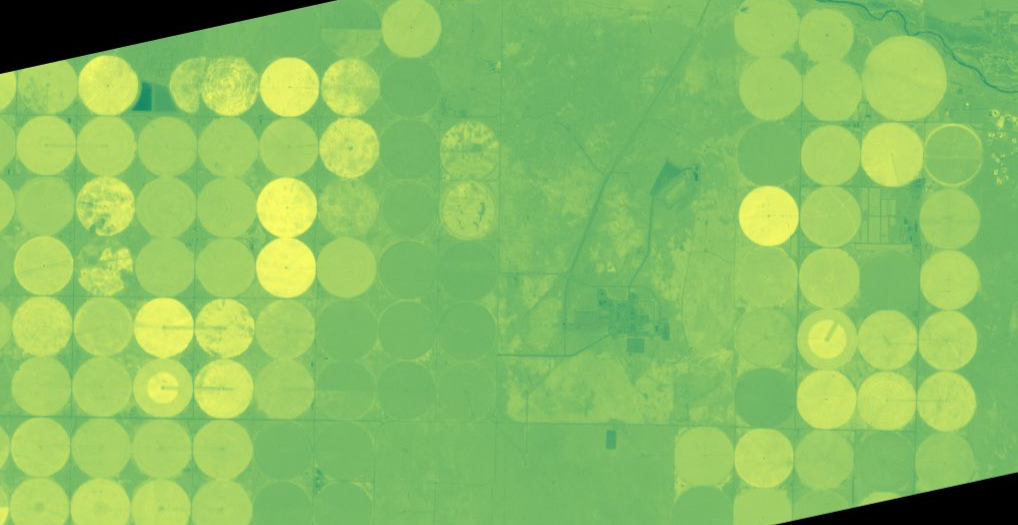
#> input picture pic1.jpg, 1018 x 525 px
$ python detect_color.py --image pic1.jpg   (older library calls are emulated)
#> lines starting #> are read from the running program, lines starting #| are printed output that depends on the picture; after the words box and inside, x2 and y2 are one past the last pixel; in counts of white or black regions, pixels touching at a corner belong together
# import the necessary packages
import numpy as np
import argparse
import cv2


#Run this line: python ocv.py --image lowres.png

# construct the argument parse and parse the arguments
ap = argparse.ArgumentParser()
ap.add_argument("-i", "--image", help = "path to the image")
args = vars(ap.parse_args())

# load the image
image = cv2.resize(cv2.imread(args["image"]), (800,400))
im_gray = cv2.cvtColor(image, cv2.COLOR_RGB2GRAY);
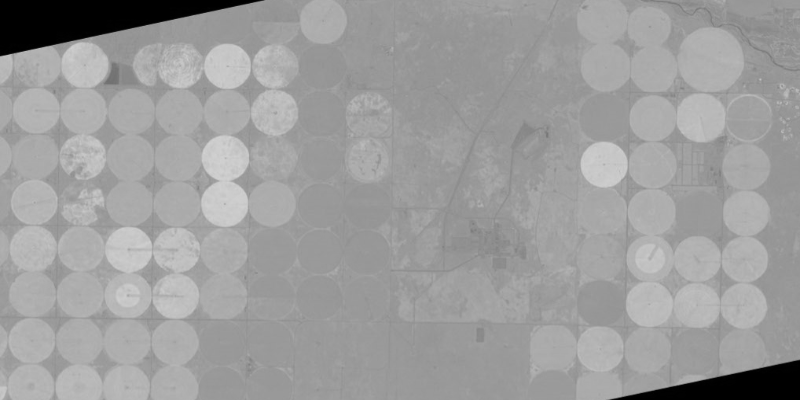
#> im_gray: shape (400, 800); min 0, max 210, mean 157

# define the list of boundaries
boundaries = [([175], [255])]

# loop over the boundaries
for (lower, upper) in boundaries:
	# create NumPy arrays from the boundaries
	lower = np.array(lower, dtype = "uint8")
	upper = np.array(upper, dtype = "uint8")

	# find the colors within the specified boundaries and apply the mask
	mask = cv2.inRange(im_gray, lower, upper)
	im_mask = cv2.bitwise_and(im_gray, im_gray, mask = mask)

	thresh = 0;

	im_fill = cv2.threshold(im_mask, thresh, 255, cv2.THRESH_BINARY)[1];

	_,contour,hier = cv2.findContours(im_fill,cv2.RETR_CCOMP,cv2.CHAIN_APPROX_SIMPLE)

	for cnt in contour:
	    cv2.drawContours(im_fill,[cnt],0,255,-1)

	# show the images
	cv2.imshow("initial", image)
	cv2.imshow("images", np.vstack([im_gray, im_fill]))
	cv2.imwrite('contrasted.png', im_fill)
	cv2.waitKey(0)
#> this loop made 1 pass
#> pass 1, `mask = cv2.inRange(im_gray, lower, upper)`:
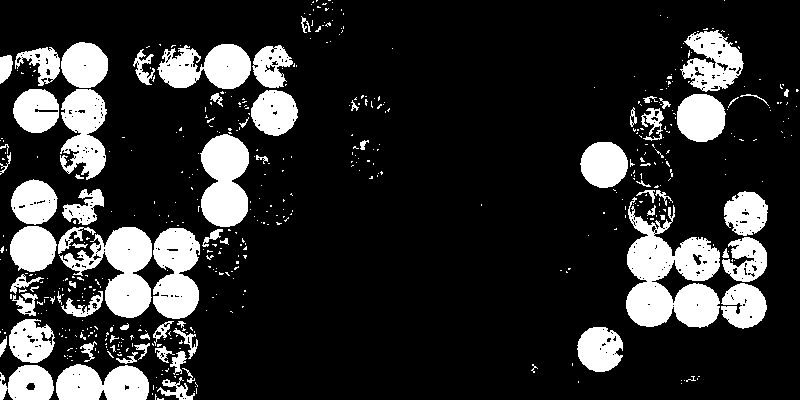
#> mask: shape (400, 800); 18.1% white; 515 white regions (440 under 20 px), largest, box (x1, y1, x2, y2) and area: (626, 197, 720, 328) 6932, (59, 227, 152, 318) 3993, (200, 134, 249, 227) 3471
#> pass 1, `im_mask = cv2.bitwise_and(im_gray, im_gray, mask = mask)`:
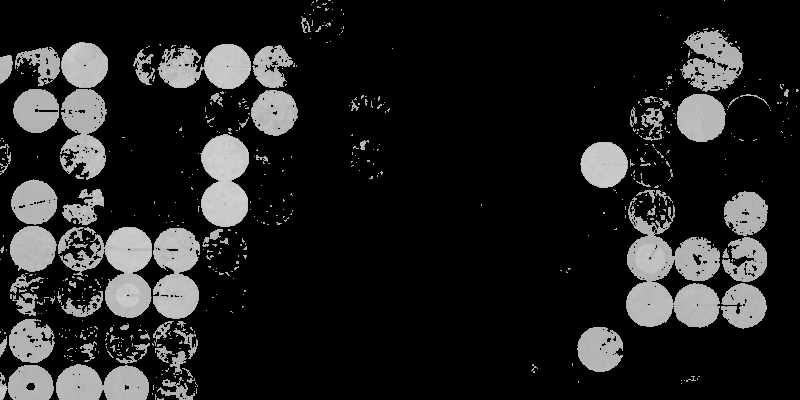
#> im_mask: shape (400, 800); min 0, max 210, mean 33.4
#> pass 1, `cv2.imshow("images", np.vstack([im_gray, im_fill]))`:
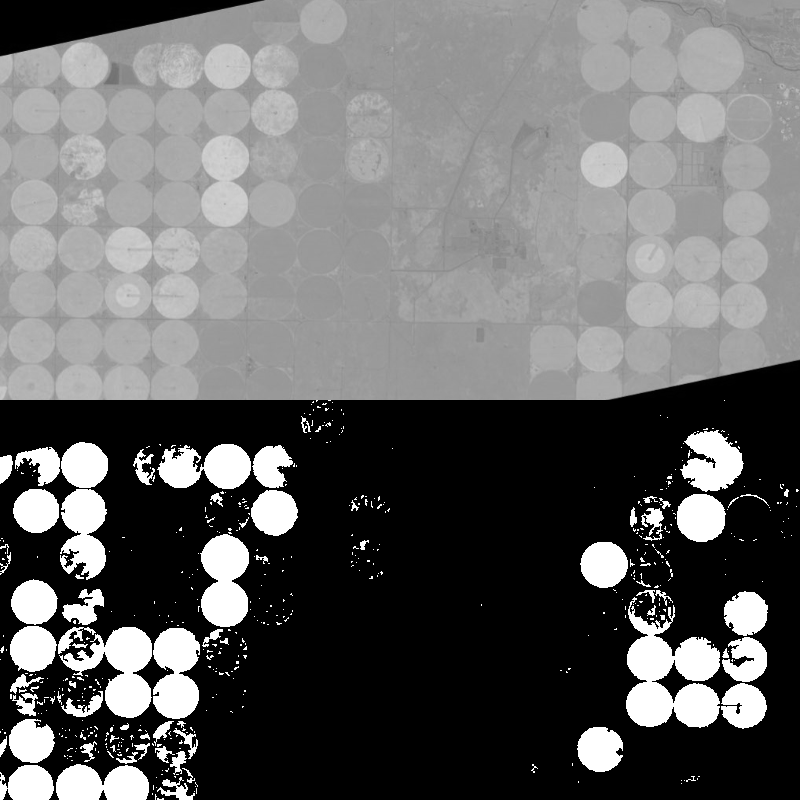
#> window 'images': shape (800, 800); min 0, max 255, mean 102.3
#> pass 1, `cv2.imwrite('contrasted.png', im_fill)`:
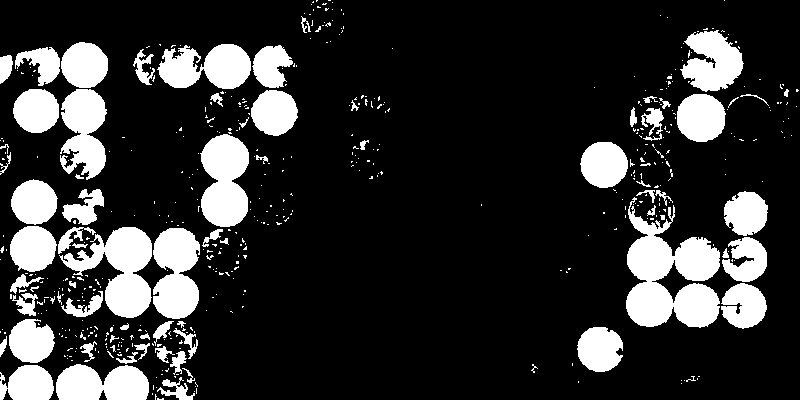
#> saved as contrasted.png: shape (400, 800); 18.6% white; 514 white regions (439 under 20 px), largest, box (x1, y1, x2, y2) and area: (626, 197, 720, 328) 7090, (59, 227, 152, 318) 4072, (200, 134, 249, 227) 3471
